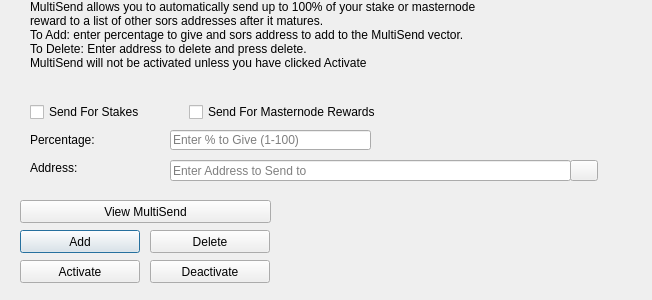
<?xml version="1.0" encoding="UTF-8"?>
<ui version="4.0">
 <class>MultiSendDialog</class>
 <widget class="QDialog" name="MultiSendDialog">
  <property name="windowModality">
   <enum>Qt::NonModal</enum>
  </property>
  <property name="geometry">
   <rect>
    <x>0</x>
    <y>0</y>
    <width>652</width>
    <height>300</height>
   </rect>
  </property>
  <property name="windowTitle">
   <string>MultiSend</string>
  </property>
  <widget class="QLineEdit" name="multiSendPercentEdit">
   <property name="geometry">
    <rect>
     <x>170</x>
     <y>130</y>
     <width>201</width>
     <height>20</height>
    </rect>
   </property>
   <property name="toolTip">
    <string>Enter whole numbers 1 - 100</string>
   </property>
   <property name="placeholderText">
    <string>Enter % to Give (1-100)</string>
   </property>
  </widget>
  <widget class="QLineEdit" name="multiSendAddressEdit">
   <property name="geometry">
    <rect>
     <x>170</x>
     <y>160</y>
     <width>401</width>
     <height>21</height>
    </rect>
   </property>
   <property name="toolTip">
    <string/>
   </property>
   <property name="placeholderText">
    <string>Enter Address to Send to</string>
   </property>
  </widget>
  <widget class="QLabel" name="label_2">
   <property name="geometry">
    <rect>
     <x>30</x>
     <y>0</y>
     <width>451</width>
     <height>121</height>
    </rect>
   </property>
   <property name="lineWidth">
    <number>1</number>
   </property>
   <property name="text">
    <string>MultiSend allows you to automatically send up to 100% of your stake or masternode reward to a list of other sors addresses after it matures.
To Add: enter percentage to give and sors address to add to the MultiSend vector.
To Delete: Enter address to delete and press delete.
MultiSend will not be activated unless you have clicked Activate</string>
   </property>
   <property name="alignment">
    <set>Qt::AlignLeading|Qt::AlignLeft|Qt::AlignTop</set>
   </property>
   <property name="wordWrap">
    <bool>true</bool>
   </property>
  </widget>
  <widget class="QLabel" name="message">
   <property name="geometry">
    <rect>
     <x>290</x>
     <y>200</y>
     <width>351</width>
     <height>91</height>
    </rect>
   </property>
   <property name="text">
    <string/>
   </property>
  </widget>
  <widget class="QPushButton" name="addButton">
   <property name="geometry">
    <rect>
     <x>20</x>
     <y>230</y>
     <width>120</width>
     <height>23</height>
    </rect>
   </property>
   <property name="toolTip">
    <string/>
   </property>
   <property name="statusTip">
    <string>Add to MultiSend Vector</string>
   </property>
   <property name="text">
    <string>Add</string>
   </property>
  </widget>
  <widget class="QPushButton" name="disableButton">
   <property name="geometry">
    <rect>
     <x>150</x>
     <y>260</y>
     <width>120</width>
     <height>23</height>
    </rect>
   </property>
   <property name="statusTip">
    <string>Deactivate MultiSend</string>
   </property>
   <property name="text">
    <string>Deactivate</string>
   </property>
  </widget>
  <widget class="QPushButton" name="addressBookButton">
   <property name="geometry">
    <rect>
     <x>570</x>
     <y>160</y>
     <width>28</width>
     <height>21</height>
    </rect>
   </property>
   <property name="toolTip">
    <string>Choose an address from the address book</string>
   </property>
   <property name="text">
    <string/>
   </property>
   <property name="icon">
    <iconset resource="../sors.qrc">
     <normaloff>:/icons/address-book</normaloff>:/icons/address-book</iconset>
   </property>
   <property name="shortcut">
    <string>Alt+A</string>
   </property>
   <property name="autoDefault">
    <bool>false</bool>
   </property>
  </widget>
  <widget class="QLabel" name="label">
   <property name="geometry">
    <rect>
     <x>30</x>
     <y>130</y>
     <width>121</width>
     <height>20</height>
    </rect>
   </property>
   <property name="toolTip">
    <string>Percentage of stake to send</string>
   </property>
   <property name="text">
    <string>Percentage:</string>
   </property>
  </widget>
  <widget class="QLabel" name="label_5">
   <property name="geometry">
    <rect>
     <x>30</x>
     <y>160</y>
     <width>111</width>
     <height>16</height>
    </rect>
   </property>
   <property name="toolTip">
    <string>Address to send portion of stake to</string>
   </property>
   <property name="text">
    <string>Address:</string>
   </property>
  </widget>
  <widget class="QPushButton" name="deleteButton">
   <property name="geometry">
    <rect>
     <x>150</x>
     <y>230</y>
     <width>120</width>
     <height>23</height>
    </rect>
   </property>
   <property name="toolTip">
    <string/>
   </property>
   <property name="statusTip">
    <string>Delete Address From MultiSend Vector</string>
   </property>
   <property name="text">
    <string>Delete</string>
   </property>
  </widget>
  <widget class="QPushButton" name="activateButton">
   <property name="geometry">
    <rect>
     <x>20</x>
     <y>260</y>
     <width>120</width>
     <height>23</height>
    </rect>
   </property>
   <property name="statusTip">
    <string>Activate MultiSend</string>
   </property>
   <property name="text">
    <string>Activate</string>
   </property>
  </widget>
  <widget class="QPushButton" name="viewButton">
   <property name="geometry">
    <rect>
     <x>20</x>
     <y>200</y>
     <width>251</width>
     <height>23</height>
    </rect>
   </property>
   <property name="toolTip">
    <string/>
   </property>
   <property name="statusTip">
    <string>View MultiSend Vector</string>
   </property>
   <property name="text">
    <string>View MultiSend</string>
   </property>
  </widget>
  <widget class="QWidget" name="horizontalLayoutWidget">
   <property name="geometry">
    <rect>
     <x>30</x>
     <y>100</y>
     <width>351</width>
     <height>24</height>
    </rect>
   </property>
   <layout class="QHBoxLayout" name="horizontalLayout">
    <item>
     <widget class="QCheckBox" name="multiSendStakeCheckBox">
      <property name="text">
       <string>Send For Stakes</string>
      </property>
     </widget>
    </item>
    <item>
     <widget class="QCheckBox" name="multiSendMasternodeCheckBox">
      <property name="text">
       <string>Send For Masternode Rewards</string>
      </property>
     </widget>
    </item>
   </layout>
  </widget>
 </widget>
 <resources>
  <include location="../sors.qrc"/>
 </resources>
 <connections/>
</ui>
